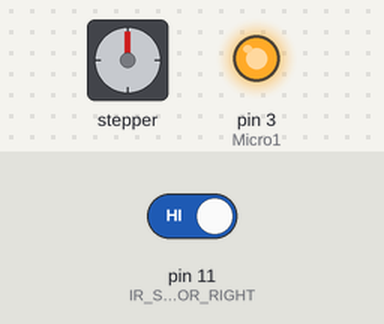
The sketch below on a simulated Arduino Uno, built with avr-gcc and run on an emulated ATmega328P. Shown: stepper motor, output pins drawn as LEDs (lit = HIGH). Wiring (inferred from the names in the program): stepper motor driver (200 steps per turn assumed): step pin 10; direction pin 9. The test bench sets the inputs (shaded band); at power-on: pin 11 (IR_SENSOR_RIGHT) HIGH. Pins used as bus, display or sensor lines are not drawn.

Above: at 1.2 s.
1.3 s: pin 11 (IR_SENSOR_RIGHT) driven LOW
Timing chart, 0 to 4.3 s (numbered marks = the images above; inputs shaded):
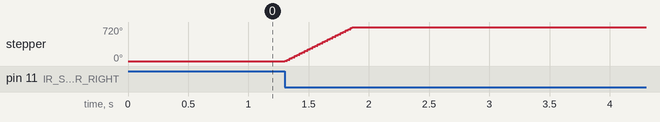

Measured:
- after the input at 1.3 s, stepper: turns 720° clockwise in 0.56 s, starting at once

The sketch:

stepper_mare.ino
```cpp
/*
 *   Basic example code for controlling a stepper without library
 *
 *   by Dejan, https://howtomechatronics.com
 */

// defines pins
#define stepPin 10
#define dirPin 9
#define IR_SENSOR_RIGHT 11
#define Micro1 3
 int ok=0;

void setup() {
  // Sets the two pins as Outputs
  pinMode(stepPin,OUTPUT);
  pinMode(dirPin,OUTPUT);
  pinMode(IR_SENSOR_RIGHT, INPUT);
  pinMode(Micro1,OUTPUT);
  digitalWrite(Micro1,HIGH);
}
void loop() {
  int rightIRSensorValue = digitalRead(IR_SENSOR_RIGHT);
  digitalWrite(dirPin,HIGH); // Enables the motor to move in a particular direction
  // Makes 200 pulses for making one full cycle rotation
  if (rightIRSensorValue == LOW && ok==0){
  for(int x = 0; x < 400; x++) {
    digitalWrite(stepPin,HIGH);
    delayMicroseconds(700);    // by changing this time delay between the steps we can change the rotation speed
    digitalWrite(stepPin,LOW);
    delayMicroseconds(700);
  }
  ok=1;
  }


}
```
